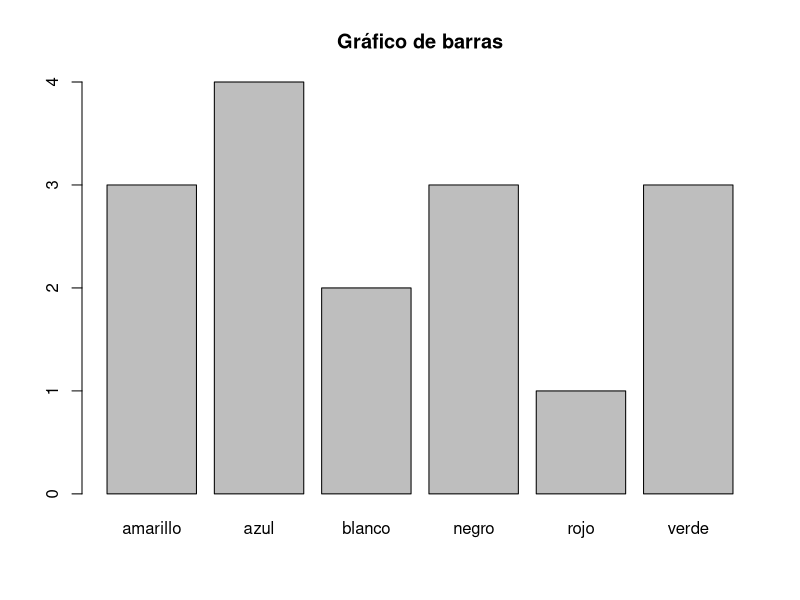

This figure's R source:
A <- matrix(c(5,4,8,1,6,1,6,8,9,2,1,9,0,4,6,8,1,7,2,1), nrow = 5, ncol = 4, byrow = 1)
print(A)

colnames(A) <- c('Lunes', 'Martes', 'Miércoles', 'Jueves')
rownames(A) <- c('A', 'B', 'C', 'D', 'E')
print(A)

A <- A+5
print(A)

B <- matrix(c(1,2,3,3,7,6,1,5,8,5,1,2,1,9,4,0,4,6,8,4), nrow = 4, ncol = 5, byrow = 1)
print(B)

C <- A%*%B
print(C)

C1 <- diag(C)
print(C1)

Z <- C[3,4]
print(Z)

G <- C[,2]
print(G)

colores <- c('azul', 'azul', 'rojo', 'azul', 'verde', 'amarillo', 'azul', 'verde', 'amarillo', 'negro', 'negro', 'negro', 'blanco',
             'verde', 'blanco', 'amarillo')

colores_factor <- factor(colores)
plot(colores_factor, main = 'Gráfico de barras')

# 13. Recodifica el nivel "amarillo" en "naranja". Para ello, imprime primero los nieveles del factor. Por último, imprime de nuevo
# el factor recodificado para comprobar que lo has hecho todo bien.


mi_lista <- list( 4, "lunes", c(4,6,7,8), c("verde", "amarillo"), 9, matrix(c(1,2,3,4,5,6), nrow=2, ncol=3))
print(mi_lista)
mi_lista[[3]]
mi_lista[[3]][2] # Selecciona el segundo número del tercer elemento de la lista


#18. Elimina el primer elemento de la lista. Imprime de nuevo mi_lista para comprobar que ya no está el primer elemento de la lista.
